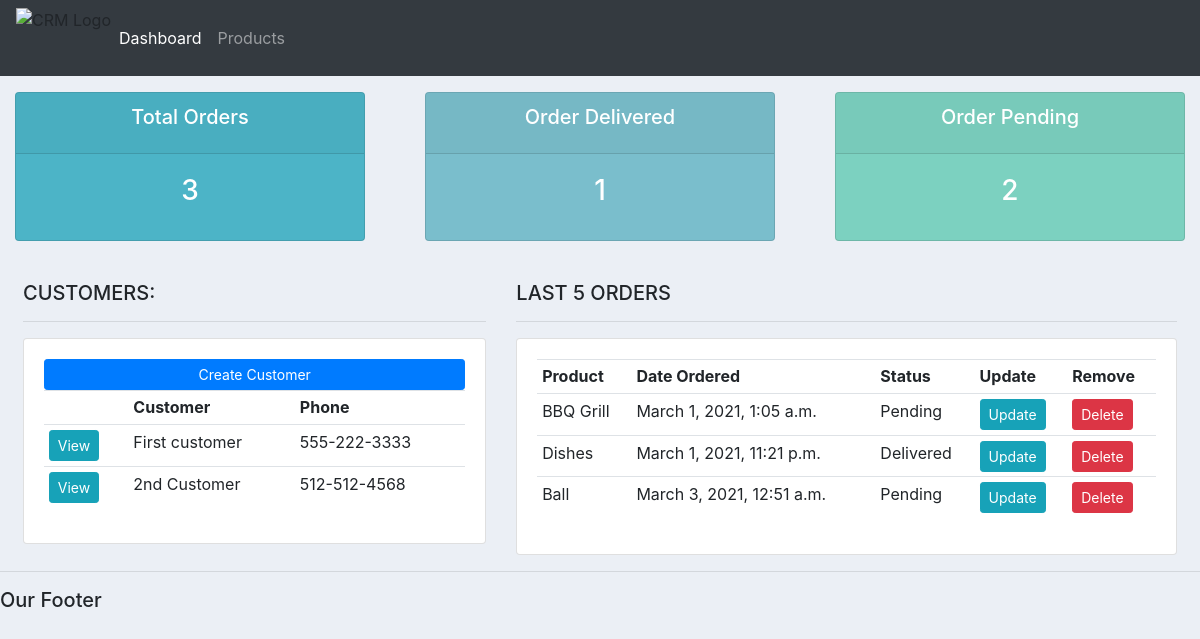
Before: / with the older database file.
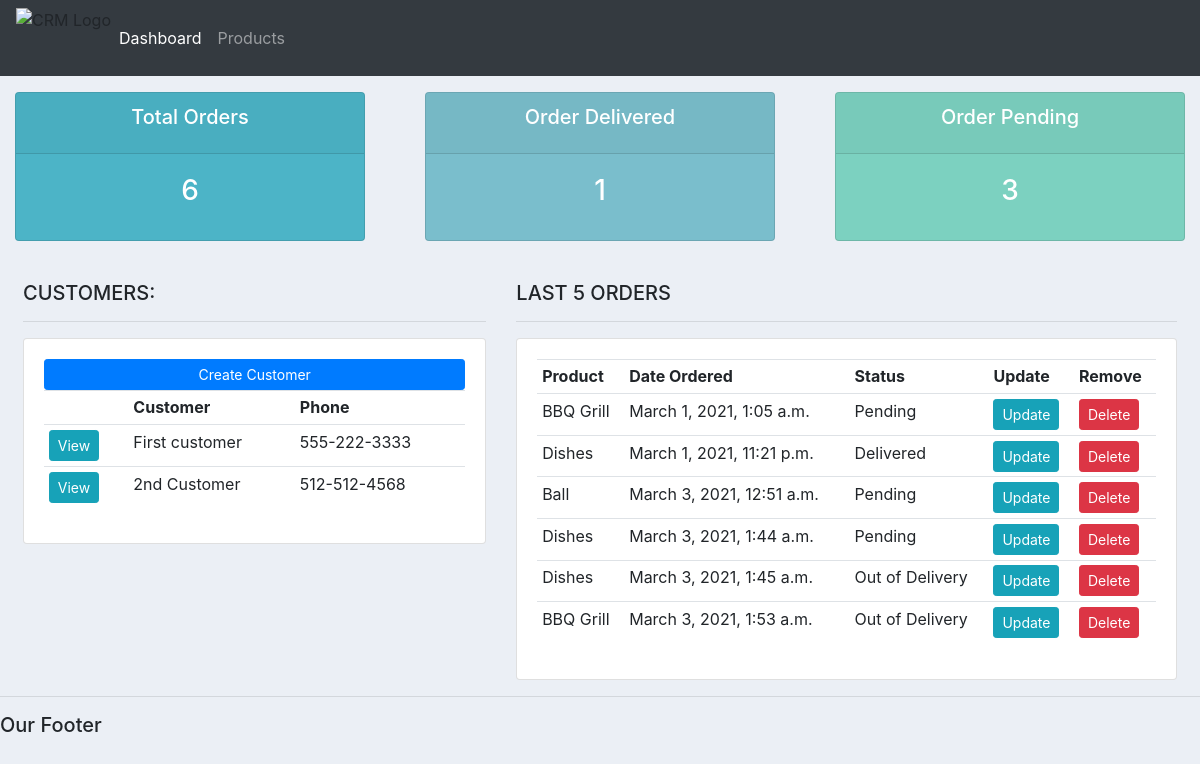
After: the same page with the newer database file.
### accounts/models.py (models this page shows, shortened)
class Customer(models.Model):
    name = models.CharField(max_length=200, null=True) #null=true will let insert into table without filling out all the fields
    phone = models.CharField(max_length=200, null=True)
    email = models.CharField(max_length=200, null=True)
    date_created = models.DateTimeField(auto_now_add=True) #Auto create/insert time whenever there is created instance in the Customer table

class Order(models.Model):
    STATUS = ( #tuple
        ('Pending', 'Pending'),
        ('Out of Delivery', 'Out of Delivery'),
        ('Delivered', 'Delivered'),
    )
    customer = models.ForeignKey(Customer,null=True, on_delete=models.SET_NULL) #whenever customer got delete, the order will remain in database with null value
    product = models.ForeignKey(Product,null=True, on_delete=models.SET_NULL)
    date_created = models.DateTimeField(auto_now_add=True)
    status = models.CharField(max_length=200, null=True, choices=STATUS)

class Product(models.Model):
    CATEGORY = ( #tuple
        ('Indoor', 'Indoor'),
        ('Outdoor', 'Outdoor'),
    )
    name = models.CharField(max_length=200, null=True)
    price = models.FloatField(null=True)
    category = models.CharField(max_length=200, null=True, choices=CATEGORY)
    description = models.CharField(max_length=200, null=True, blank=True) #blank=True similar to null=True, but null=True is for form
    date_created = models.DateTimeField(auto_now_add=True, null=True)
    tag = models.ManyToManyField(Tag)
    def __str__(self):
        return self.name

### accounts/views.py (the view)
# urls.py: 2. Add a URL to urlpatterns:  path('', views.home, name='home')
def home(request):
    orders = Order.objects.all()
    customers = Customer.objects.all()
    total_customers = customers.count()
    total_orders = orders.count()
    delivered = orders.filter(status='Delivered').count()
    pending = orders.filter(status='Pending').count()
    context = { 'orders': orders,
                'customers': customers,
                'total_customers': total_customers,
                'total_orders': total_orders,
                'delivered': delivered,
                'pending': pending
            }
    return render(request, 'accounts/dashboard.html', context)

### accounts/templates/accounts/dashboard.html
{% extends 'accounts/main.html' %}
{% block content %}
{% include 'accounts/status.html' %}
<br>
<div class="row mx-2">
    <div class="col-md-5">
        <h5>CUSTOMERS:</h5>
        <hr>
        <div class="card card-body">
            <a href="" class="btn btn-primary btn-sm btn-block">Create Customer</a>
            <table class="table table-sm">
                <tr>
                    <th></th>
                    <th>Customer</th>
                    <th>Phone</th>
                </tr>
                {% for customer in customers %}
                    <tr>
                        <td><a class="btn btn-sm btn-info" href="{% url 'customer' customer.id %}">View</a></td>
                        <td>{{customer.name}}</td>
                        <td>{{customer.phone}}</td>
                    </tr>
                {% endfor %}
            </table>
        </div>
    </div>
    <div class="col-md-7">
        <h5>LAST 5 ORDERS</h5>
        <hr>
        <div class="card card-body">
            <table class="table table-sm">
                <tr>
                    <th>Product</th>
                    <th>Date Ordered</th>
                    <th>Status</th>
                    <th>Update</th>
                    <th>Remove</th>
                </tr>
                {% for order in orders %}
                    <tr>
                        <td>{{order.product}}</td>
                        <td>{{order.date_created}}</td>
                        <td>{{order.status}}</td>
                        <td><a href="{% url 'update_order' order.id %}" class="btn btn-info btn-sm">Update</a></td>
                        <td><a href="{% url 'delete_order' order.id %}" class="btn btn-danger btn-sm">Delete</a></td>
                    </tr>
                {% endfor %}
            </table>
        </div>
    </div>
</div>
{% endblock content %}

Changed rows visible on the page:
added Order: product "Dishes", date_created "March 3, 2021, 1:44 a.m.", status "Pending"
added Order: product "Dishes", date_created "March 3, 2021, 1:45 a.m.", status "Out of Delivery"
added Order: product "BBQ Grill", date_created "March 3, 2021, 1:53 a.m.", status "Out of Delivery"
Other visible differences:
{{ total_orders }}: "3" → "6"
{{ pending }}: "2" → "3"
